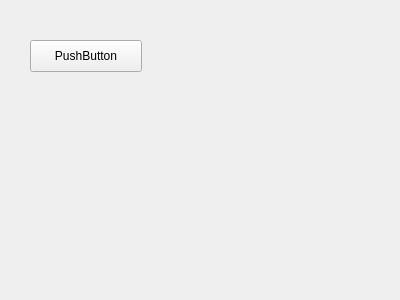
<?xml version="1.0" encoding="UTF-8"?>
<ui version="4.0">
 <class>Form</class>
 <widget class="QWidget" name="Form">
  <property name="geometry">
   <rect>
    <x>0</x>
    <y>0</y>
    <width>400</width>
    <height>300</height>
   </rect>
  </property>
  <property name="windowTitle">
   <string>Form</string>
  </property>
  <widget class="QPushButton" name="pushButton">
   <property name="geometry">
    <rect>
     <x>30</x>
     <y>40</y>
     <width>112</width>
     <height>32</height>
    </rect>
   </property>
   <property name="text">
    <string>PushButton</string>
   </property>
  </widget>
 </widget>
 <resources/>
 <connections/>
</ui>
